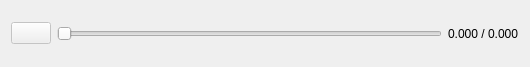
<?xml version="1.0" encoding="UTF-8"?>
<ui version="4.0">
 <class>PlaybackWidget</class>
 <widget class="QWidget" name="PlaybackWidget">
  <property name="geometry">
   <rect>
    <x>0</x>
    <y>0</y>
    <width>530</width>
    <height>67</height>
   </rect>
  </property>
  <property name="windowTitle">
   <string>Form</string>
  </property>
  <layout class="QHBoxLayout" name="horizontalLayout">
   <item>
    <widget class="QPushButton" name="buttonPlayPause">
     <property name="enabled">
      <bool>false</bool>
     </property>
     <property name="text">
      <string/>
     </property>
     <property name="checkable">
      <bool>false</bool>
     </property>
     <property name="checked">
      <bool>false</bool>
     </property>
     <property name="autoExclusive">
      <bool>false</bool>
     </property>
     <property name="flat">
      <bool>false</bool>
     </property>
    </widget>
   </item>
   <item>
    <widget class="QSlider" name="timelineSlider">
     <property name="enabled">
      <bool>false</bool>
     </property>
     <property name="orientation">
      <enum>Qt::Horizontal</enum>
     </property>
    </widget>
   </item>
   <item>
    <widget class="QLabel" name="labelTime">
     <property name="text">
      <string>0.000 / 0.000</string>
     </property>
    </widget>
   </item>
  </layout>
 </widget>
 <resources/>
 <connections/>
</ui>
